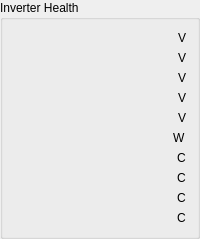
      <widget class="QGroupBox" name="groupBox_11">
       <property name="title">
        <string>Inverter Health</string>
       </property>
       <layout class="QGridLayout" name="gridLayout_3" columnstretch="1,0">
        <item row="9" column="1" alignment="Qt::AlignRight">
         <widget class="QLabel" name="label_17">
          <property name="text">
           <string>C</string>
          </property>
         </widget>
        </item>
        <item row="7" column="0" alignment="Qt::AlignRight">
         <widget class="CompactEpc" name="compactepc_24">
          <property name="signal_path" stdset="0">
           <string>StatusTemps;TempInternal_measured</string>
          </property>
          <property name="label_override" stdset="0">
           <string>Internal Temp</string>
          </property>
          <property name="label_visible" stdset="0">
           <bool>true</bool>
          </property>
          <property name="units_visible" stdset="0">
           <bool>false</bool>
          </property>
         </widget>
        </item>
        <item row="0" column="0" alignment="Qt::AlignRight">
         <widget class="CompactEpc" name="compactepc_6">
          <property name="signal_path" stdset="0">
           <string>ParameterQuery;StatusControlVoltage;v24_Supply</string>
          </property>
          <property name="label_visible" stdset="0">
           <bool>true</bool>
          </property>
          <property name="units_visible" stdset="0">
           <bool>false</bool>
          </property>
         </widget>
        </item>
        <item row="9" column="0" alignment="Qt::AlignRight">
         <widget class="CompactEpc" name="compactepc">
          <property name="signal_path" stdset="0">
           <string>ParameterQuery;StatusDeviceTemps2;IGBTTemperature</string>
          </property>
          <property name="units_visible" stdset="0">
           <bool>false</bool>
          </property>
         </widget>
        </item>
        <item row="5" column="0" alignment="Qt::AlignRight">
         <widget class="CompactEpc" name="compactepc_22">
          <property name="signal_path" stdset="0">
           <string>ParameterQuery;ConverterLosses;ConverterLosses</string>
          </property>
          <property name="label_visible" stdset="0">
           <bool>true</bool>
          </property>
          <property name="units_visible" stdset="0">
           <bool>false</bool>
          </property>
         </widget>
        </item>
        <item row="4" column="0" alignment="Qt::AlignRight">
         <widget class="CompactEpc" name="compactepc_13">
          <property name="signal_path" stdset="0">
           <string>ParameterQuery;StatusControlVoltage;n15V_Supply</string>
          </property>
          <property name="label_visible" stdset="0">
           <bool>true</bool>
          </property>
          <property name="units_visible" stdset="0">
           <bool>false</bool>
          </property>
         </widget>
        </item>
        <item row="3" column="0" alignment="Qt::AlignRight">
         <widget class="CompactEpc" name="compactepc_12">
          <property name="signal_path" stdset="0">
           <string>ParameterQuery;StatusControlVoltage2;v5p0_Supply</string>
          </property>
          <property name="label_visible" stdset="0">
           <bool>true</bool>
          </property>
          <property name="units_visible" stdset="0">
           <bool>false</bool>
          </property>
         </widget>
        </item>
        <item row="2" column="0" alignment="Qt::AlignRight">
         <widget class="CompactEpc" name="compactepc_10">
          <property name="signal_path" stdset="0">
           <string>ParameterQuery;StatusControlVoltage2;v3p3_Supply</string>
          </property>
          <property name="label_visible" stdset="0">
           <bool>true</bool>
          </property>
          <property name="units_visible" stdset="0">
           <bool>false</bool>
          </property>
         </widget>
        </item>
        <item row="6" column="0" alignment="Qt::AlignRight">
         <widget class="CompactEpc" name="compactepc_23">
          <property name="signal_path" stdset="0">
           <string>StatusTemps;TempInlet_measured</string>
          </property>
          <property name="label_override" stdset="0">
           <string>Inlet Temp</string>
          </property>
          <property name="tool_tip_override" stdset="0">
           <string/>
          </property>
          <property name="label_visible" stdset="0">
           <bool>true</bool>
          </property>
          <property name="units_visible" stdset="0">
           <bool>false</bool>
          </property>
         </widget>
        </item>
        <item row="1" column="0" alignment="Qt::AlignRight">
         <widget class="CompactEpc" name="compactepc_9">
          <property name="signal_path" stdset="0">
           <string>ParameterQuery;StatusControlVoltage;v15_Supply</string>
          </property>
          <property name="label_visible" stdset="0">
           <bool>true</bool>
          </property>
          <property name="units_visible" stdset="0">
           <bool>false</bool>
          </property>
         </widget>
        </item>
        <item row="7" column="1" alignment="Qt::AlignRight">
         <widget class="QLabel" name="label_9">
          <property name="text">
           <string>C</string>
          </property>
         </widget>
        </item>
        <item row="6" column="1" alignment="Qt::AlignRight">
         <widget class="QLabel" name="label_10">
          <property name="text">
           <string>C</string>
          </property>
         </widget>
        </item>
        <item row="2" column="1" alignment="Qt::AlignRight">
         <widget class="QLabel" name="label_14">
          <property name="text">
           <string>V</string>
          </property>
         </widget>
        </item>
        <item row="4" column="1" alignment="Qt::AlignRight">
         <widget class="QLabel" name="label_12">
          <property name="text">
           <string>V</string>
          </property>
         </widget>
        </item>
        <item row="5" column="1" alignment="Qt::AlignRight">
         <widget class="QLabel" name="label_11">
          <property name="text">
           <string>W</string>
          </property>
         </widget>
        </item>
        <item row="3" column="1" alignment="Qt::AlignRight">
         <widget class="QLabel" name="label_13">
          <property name="text">
           <string>V</string>
          </property>
         </widget>
        </item>
        <item row="0" column="1" alignment="Qt::AlignRight">
         <widget class="QLabel" name="label_16">
          <property name="text">
           <string>V</string>
          </property>
         </widget>
        </item>
        <item row="1" column="1" alignment="Qt::AlignRight">
         <widget class="QLabel" name="label_15">
          <property name="text">
           <string>V</string>
          </property>
         </widget>
        </item>
        <item row="8" column="0" alignment="Qt::AlignRight">
         <widget class="CompactEpc" name="compactepc_2">
          <property name="signal_path" stdset="0">
           <string>ParameterQuery;StatusDeviceTemps2;DiodeTemperature</string>
          </property>
          <property name="units_visible" stdset="0">
           <bool>false</bool>
          </property>
         </widget>
        </item>
        <item row="8" column="1" alignment="Qt::AlignRight">
         <widget class="QLabel" name="label_18">
          <property name="text">
           <string>C</string>
          </property>
         </widget>
        </item>
       </layout>
      </widget>
